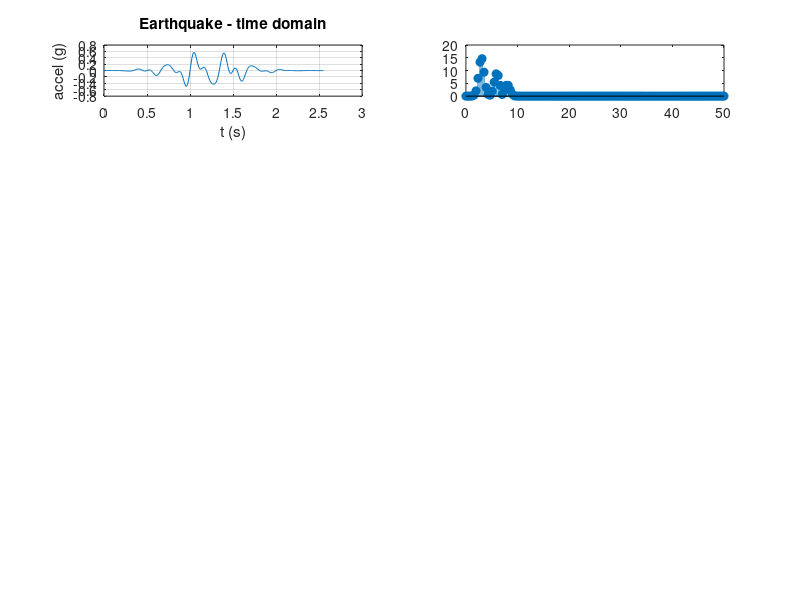

This chart was generated by the following MATLAB code: (Note: this script raises an error after producing the figure.)
%% FFT Detection Pipeline Validation (mirrors ESP32 firmware)
clear; clc; close all;

%% Firmware-matching parameters
fs = 100;                   % Hz, ADC sample rate
N  = 256;                   % samples per buffer
Tbuf = N/fs;                 % 2.56 s per buffer
df = fs/N;                   % 0.390625 Hz/bin

k_low  = ceil(1/df);         % bin 3  -> 1.17 Hz
k_high = floor(10/df);       % bin 25 -> 9.77 Hz
band_bins = k_low:k_high;    % 23 bins, matches Subsystem 3.4 spec

fprintf('Bin spacing df = %.6f Hz\n', df);
fprintf('Seismic band bins: %d to %d (%d bins, %.3f-%.3f Hz)\n', ...
    k_low, k_high, numel(band_bins), k_low*df, k_high*df);

t = (0:N-1)'/fs;   % 2.56 s time vector, one buffer

%% Hamming window (moved up: needed by earthquake window-selector below) ----
n = (0:N-1)';
w = 0.54 - 0.46*cos(2*pi*n/(N-1));

%% Signal library 
signals = struct();

% 1. Real earthquake (ObsPy BW.RJOB) - robust reader, selects window by IN-BAND energy
try
    raw = readmatrix('quake_signal.txt');

    if size(raw,2) >= 2
        tcol = raw(:,1);
        vcol = raw(:,2);
        dt = diff(tcol);
        if std(dt) < 0.05*mean(dt)   % looks like a time axis
            quakeFull = vcol;
        else                          % columns swapped in the export
            quakeFull = tcol;
        end
    else
        quakeFull = raw(:,1);
    end

    quakeFull = quakeFull(:);
    Nfull = numel(quakeFull);

    if Nfull < N
        error('quake_signal.txt has only %d samples, need at least %d', Nfull, N);
    end

    fprintf('quakeFull range: min=%.4g, max=%.4g\n', min(quakeFull), max(quakeFull));

    % slide a length-N window across the record, keep the one with max IN-BAND energy
    bestBandE = -inf; bestStart = 1;
    for s = 1:(Nfull-N+1)
        seg = quakeFull(s:s+N-1) .* w;
        Yseg = fft(seg, N);
        magSeg = abs(Yseg(1:N/2+1));
        E = sum(magSeg(band_bins+1).^2);
        if E > bestBandE
            bestBandE = E; bestStart = s;
        end
    end

    signals.Earthquake = quakeFull(bestStart:bestStart+N-1);
    fprintf('Selected by band energy: samples %d-%d (of %d), in-band energy = %.4g\n', ...
        bestStart, bestStart+N-1, Nfull, bestBandE);

catch ME
    warning('quake_signal.txt read failed (%s) - using placeholder burst instead', ME.message);
    signals.Earthquake = 0.4*exp(-((t-1.2)/0.5).^2) .* ...
        (sin(2*pi*3*t) + 0.6*sin(2*pi*6*t) + 0.3*sin(2*pi*8*t));
end

% 2. Construction / pile driving - Eq. 8
signals.Construction_10Hz = 0.105*sin(2*pi*10*t);

% 3. Door slam - Eq. 10
tau = 0.05;
signals.DoorSlam_20Hz = 0.334*exp(-t/tau).*sin(2*pi*20*t);

% 4. Train - Eq. 11
signals.Train_15Hz = 0.00153*sin(2*pi*15.18*t);

% 5. Body massager - out-of-band check
signals.Massager_53Hz = 0.05*sin(2*pi*53*t);

%%  Run FFT + band-energy on every signal 
names = fieldnames(signals);
figure('Name','FFT Detection Pipeline - Signal Comparison');

for i = 1:numel(names)
    y  = signals.(names{i});
    yw = y .* w;
    Y  = fft(yw, N);
    mag = abs(Y(1:N/2+1));
    f   = (0:N/2)*df;

    bandEnergy = sum(mag(band_bins+1).^2);

    subplot(numel(names),2,2*i-1);
    plot(t, y); title([strrep(names{i},'_',' ') ' - time domain']);
    xlabel('t (s)'); ylabel('accel (g)'); grid on;

    subplot(numel(names),2,2*i);
    stem(f, mag, 'filled'); hold on;
    xline(1,'r--'); xline(10,'r--');
    title(sprintf('FFT | band energy = %.4g', bandEnergy));
    xlabel('f (Hz)'); ylabel('|Y(f)|'); xlim([0 25]); grid on;

    fprintf('%-20s band energy (bins %d-%d) = %.6g\n', ...
        names{i}, k_low, k_high, bandEnergy);
end

%% ---- Summary table ----
fprintf('BAND ENERGY SUMMARY');
resultNames = fieldnames(signals);
resultEnergies = zeros(numel(resultNames),1);

for i = 1:numel(resultNames)
    y  = signals.(resultNames{i});
    yw = y .* w;
    Y  = fft(yw, N);
    mag = abs(Y(1:N/2+1));
    resultEnergies(i) = sum(mag(band_bins+1).^2);
end

T = table(resultNames, resultEnergies, ...
    'VariableNames', {'Signal','BandEnergy'});
disp(T)
